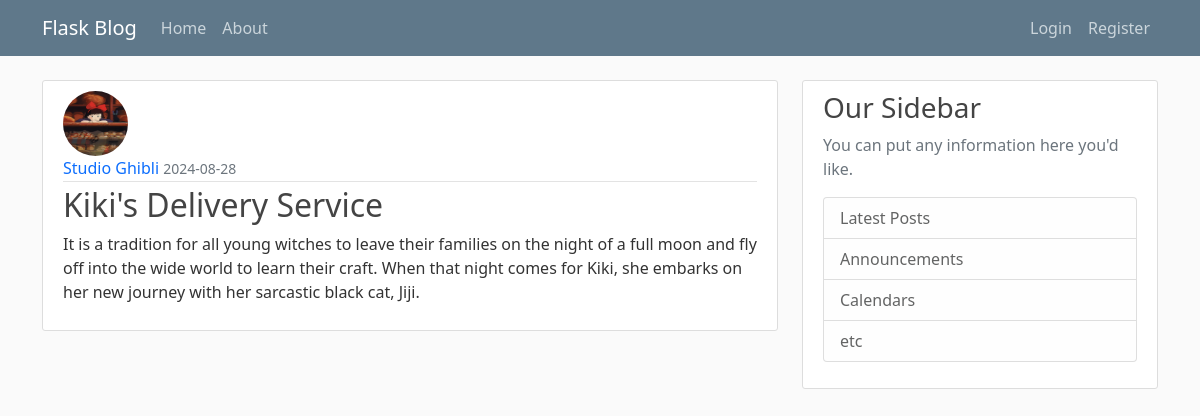
Screenshot of /post/3 with the database file from the repository.
### flaskBlog/models.py (models this page shows, shortened)
class Post(db.Model):
    id = db.Column(db.Integer, primary_key=True)
    title = db.Column(db.String(100), nullable=False)
    date_posted = db.Column(db.DateTime, nullable=False, default=datetime.utcnow)
    content = db.Column(db.Text, nullable=False)
    image_file = db.Column(db.String(20), nullable=False, default='default.jpg')
    user_id = db.Column(db.Integer, db.ForeignKey('user.id'), nullable=False)

class User(db.Model, UserMixin):
    id = db.Column(db.Integer, primary_key=True)
    username = db.Column(db.String(20), unique=True, nullable=False)
    email = db.Column(db.String(120), unique=True, nullable=False)
    image_file = db.Column(db.String(20), nullable=False, default='default.jpg')
    password = db.Column(db.String(60), nullable=False)
    posts = db.relationship('Post', backref='author', lazy=True)

### flaskBlog/posts/routes.py (the view)
@posts.route("/post/<int:post_id>")
def post(post_id):
    post = Post.query.get_or_404(post_id)
    return render_template('post.html', title=post.title, post=post)

### flaskBlog/templates/post.html (shortened to what this page needs)
{% extends "layout.html" %}
{% block content %}
    <article class="media content-section">
        <img class="rounded-circle article-img"
             src="{{ url_for('static', filename='post_profile_pics/' + post.image_file) }}">
        <div class="media-body">
            <div class="article-metadata">
                <a class="mr-2" href="{{ url_for('users.user_posts', username=post.author.username) }}"
                   style="text-decoration: none;">{{ post.author.username }}</a>
                <small class="text-muted">{{ post.date_posted.strftime('%Y-%m-%d') }}</small>
            </div>
            <h2 class="article-title">{{ post.title }}</h2>
            <p class="article-content">{{ post.content }}</p>
        </div>
    </article>
{% endblock content %}

### flaskBlog/static/main.css (style rules this page uses)
body { background: #fafafa; color: #333333; margin-top: 5rem; }
h1, h2, h3, h4, h5, h6 { color: #444444; }
.content-section { background: #ffffff; padding: 10px 20px; border: 1px solid #dddddd; border-radius: 3px; margin-bottom: 20px; }
.article-title { color: #444444; }
.article-content { white-space: pre-line; }
.article-img { height: 65px; width: 65px; margin-right: 16px; }
.article-metadata { padding-bottom: 1px; margin-bottom: 4px; border-bottom: 1px solid #e3e3e3; }

### rows the page displays
Post: image_file (picture), date_posted "2024-08-28", title "Kiki's Delivery Service", content "It is a tradition for all young witches to leave their families on the night of a full moon and fly off into the wide world to learn their craft. When that night comes for Kiki, she embarks on her new journey with her sarcastic black cat, Jiji."
User: author.username "Studio Ghibli"
